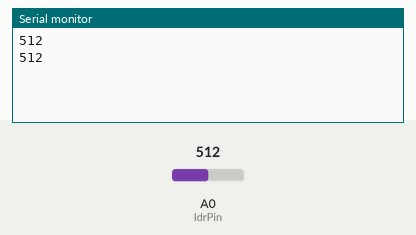
Bench run of a sketch on a simulated Arduino Uno, built with avr-gcc and run on an emulated ATmega328P. Parts: the last lines printed to the serial monitor. The test bench sets the inputs (shaded band); at power-on: A0 (ldrPin) = 512.

Above: at 1.8 s.
1.9 s: A0 (ldrPin) set to 716
At 2.8 s:
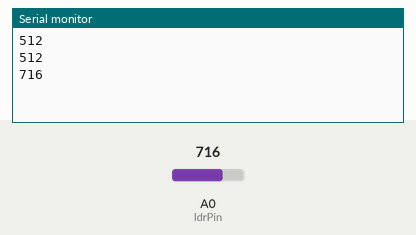
3.4 s: A0 (ldrPin) set to 900
At 4.8 s:
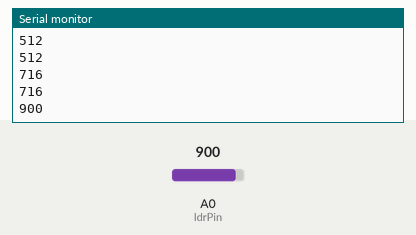
Timing chart, 0 to 6.4 s (numbered marks = the images above; inputs shaded):
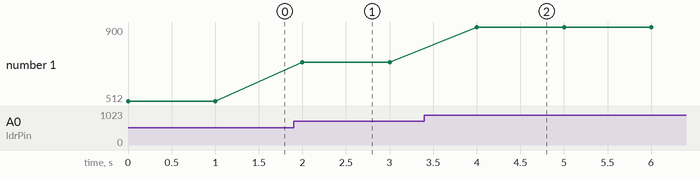

The sketch:

LDR_Sensor_Base_Code.ino
```cpp
const int ldrPin = A0; // analog pin 0
void setup() {
Serial.begin(9600);
pinMode(ldrPin, INPUT); // Here LDR sensor is determined as input.
}
void loop() { // Void loop is ran again and again and contains main code.
int ldrStatus = analogRead(ldrPin);
Serial.println(ldrStatus);
delay(1000);
}
//Coconut oil unadultrated - 850-890
//Cooking oil unadultrated - 500-600
//Cooking oil adultrated - 700-800
```

Measured:
- after the input at 1.9 s, the serial monitor: prints a new line after 0.10 s (image 1)
- after the input at 3.4 s, the serial monitor: prints a new line after 0.60 s (image 2)
- plotted number 1: 512 → 716 after the input at 1.9 s, 716 → 900 after the input at 3.4 s
